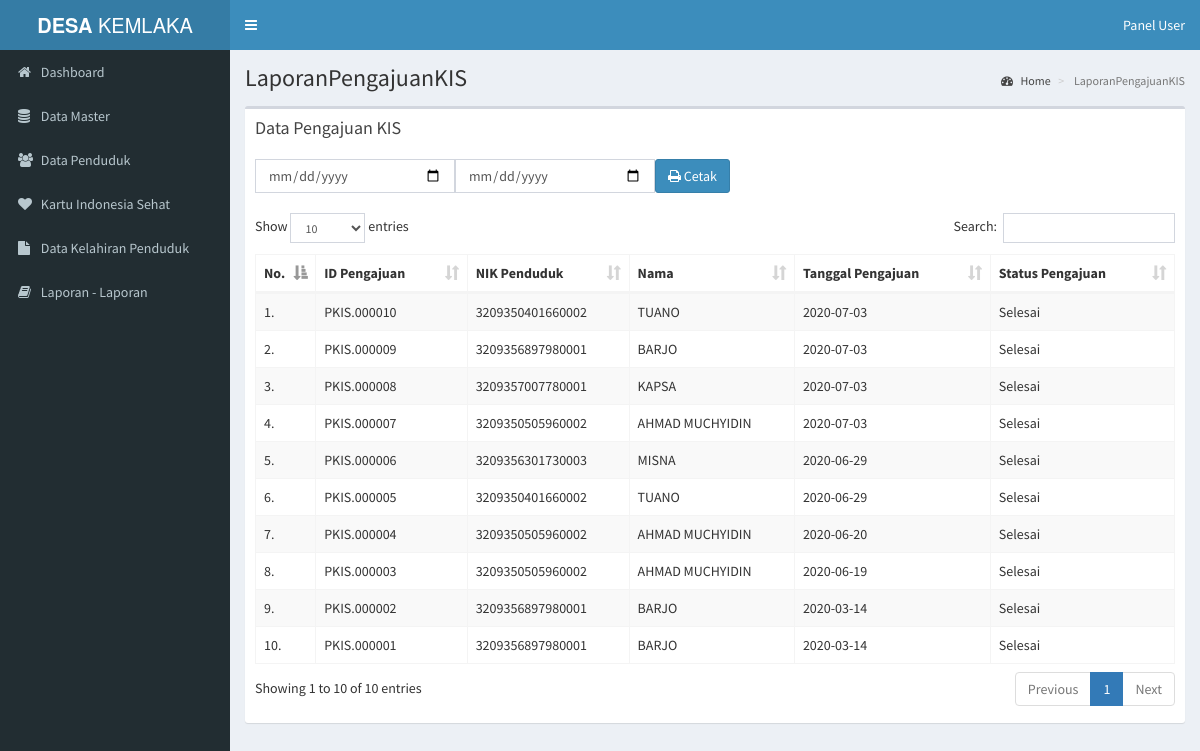
The app's page /pages/media.php?module=LaporanPengajuanKIS (signed in) with its own data.
### tables this page shows
CREATE TABLE `pengajuan_kis` (
  `id_pengajuan` varchar(11) NOT NULL,
  `id_penduduk` varchar(11) NOT NULL,
  `askes` varchar(30) NOT NULL,
  `tgl_pengajuan` date NOT NULL,
  `tgl_konfirmasi` date DEFAULT NULL,
  `status` varchar(30) NOT NULL,
  `petugas` varchar(11) NOT NULL,
  `validator` varchar(11) DEFAULT NULL,
  `file_kk` varchar(255) DEFAULT NULL,
  `file_pbb` varchar(255) DEFAULT NULL,
  `file_ktp` varchar(255) DEFAULT NULL,
  `file_listrik` varchar(255) DEFAULT NULL
);

CREATE TABLE `penduduk` (
  `id_penduduk` varchar(11) NOT NULL,
  `nik` varchar(16) NOT NULL,
  `no_kk` varchar(16) DEFAULT NULL,
  `nama` varchar(50) NOT NULL,
  `tgl_lahir` date NOT NULL,
  `tmp_lahir` varchar(30) NOT NULL,
  `jenis_kelamin` varchar(20) NOT NULL,
  `gol_darah` varchar(2) DEFAULT NULL,
  `id_agama` varchar(11) NOT NULL,
  `id_pekerjaan` varchar(11) NOT NULL,
  `id_pendidikan` varchar(11) NOT NULL,
  `id_rt` varchar(11) NOT NULL,
  `status_nikah` varchar(20) NOT NULL,
  `status_tinggal` varchar(20) NOT NULL,
  `status_penduduk` varchar(15) NOT NULL
);

### pages/modul/mod_laporan/lap_kis.php (the view, shortened to what this page needs)
<?php
 if (empty($_SESSION['username']) AND empty($_SESSION['passuser'])){
  echo "<link href='style.css' rel='stylesheet' type='text/css'>
 <center>Untuk mengakses modul, Anda harus login <br>";
  echo "<a href=../../index.php><b>LOGIN</b></a></center>";
}
else{
switch($_GET[act]){
  default:
echo "
<div class='box'>
<div class='box-header'>
  <h3 class='box-title'>Data Pengajuan KIS</h3> <br> <br>
  <form class='form-horizontal' action='modul/mod_laporan/cetaklap_kis.php' target='_blank' method='post'>
  <fieldset>
    <div class='control-group'>
      <div class='controls'>
        <div class='input-prepend input-group'>
          <input type='date' style='width: 200px' name='dari'  class='form-control' title='Dari tanggal' required/>
          <input type='date' style='width: 200px' name='sampai'  class='form-control' title='Sampai tanggal' required/>
          <button class='btn btn-primary' type='submit'><i class='fa fa-print'></i> Cetak</button>
        </div>
      </div>
    </div>
  </fieldset>
</form>
</div>
<div class='box-body'>
  <table id='example1' class='table table-bordered table-striped'>
    <thead>
    <tr>
      <th>No.</th>
      <th>ID Pengajuan</th>
      <th>NIK Penduduk</th>
      <th>Nama</th>
      <th>Tanggal Pengajuan</th>
      <th>Status Pengajuan</th>
    </tr>
    </thead>
    <tbody>";
    if ($_SESSION['leveluser']!='penduduk'){
    $tampil = mysql_query("SELECT * FROM `pengajuan_kis`
                          INNER JOIN `penduduk` ON `pengajuan_kis`.`id_penduduk` = `penduduk`.`id_penduduk`
                          WHERE status='Selesai' ORDER BY id_pengajuan DESC");
    }
    elseif ($_SESSION['leveluser']=='penduduk'){
      $tampil = mysql_query("SELECT * FROM `pengajuan_kis`
                          INNER JOIN `penduduk` ON `pengajuan_kis`.`id_penduduk` = `penduduk`.`id_penduduk`
                          WHERE status='Selesai' AND penduduk.id_penduduk='$_SESSION[id_penduduk]' ORDER BY id_pengajuan DESC");
    }
    $no = 1;
    while($r=mysql_fetch_array($tampil)){
    echo"
    <tr>
      <td width='5%'>$no.</td>
      <td>$r[id_pengajuan]</td>
      <td>$r[nik]</td>
      <td>$r[nama]</td>
      <td>$r[tgl_pengajuan]</td>
      <td>$r[status]</td>
    </tr>";
    $no++;
    }
    echo"
    </tbody>
  </table>
</div>
</div>
";
}
}
?>

### records on screen
pengajuan_kis: id_pengajuan "PKIS.000010", id_penduduk.nik "3209350401660002", id_penduduk.nama "TUANO", tgl_pengajuan "2020-07-03", status "Selesai"
pengajuan_kis: id_pengajuan "PKIS.000009", id_penduduk.nik "3209356897980001", id_penduduk.nama "BARJO", tgl_pengajuan "2020-07-03", status "Selesai"
pengajuan_kis: id_pengajuan "PKIS.000008", id_penduduk.nik "3209357007780001", id_penduduk.nama "KAPSA", tgl_pengajuan "2020-07-03", status "Selesai"
pengajuan_kis: id_pengajuan "PKIS.000007", id_penduduk.nik "3209350505960002", id_penduduk.nama "AHMAD MUCHYIDIN", tgl_pengajuan "2020-07-03", status "Selesai"
pengajuan_kis: id_pengajuan "PKIS.000006", id_penduduk.nik "3209356301730003", id_penduduk.nama "MISNA", tgl_pengajuan "2020-06-29", status "Selesai"
pengajuan_kis: id_pengajuan "PKIS.000005", id_penduduk.nik "3209350401660002", id_penduduk.nama "TUANO", tgl_pengajuan "2020-06-29", status "Selesai"
pengajuan_kis: id_pengajuan "PKIS.000004", id_penduduk.nik "3209350505960002", id_penduduk.nama "AHMAD MUCHYIDIN", tgl_pengajuan "2020-06-20", status "Selesai"
pengajuan_kis: id_pengajuan "PKIS.000003", id_penduduk.nik "3209350505960002", id_penduduk.nama "AHMAD MUCHYIDIN", tgl_pengajuan "2020-06-19", status "Selesai"
pengajuan_kis: id_pengajuan "PKIS.000002", id_penduduk.nik "3209356897980001", id_penduduk.nama "BARJO", tgl_pengajuan "2020-03-14", status "Selesai"
pengajuan_kis: id_pengajuan "PKIS.000001", id_penduduk.nik "3209356897980001", id_penduduk.nama "BARJO", tgl_pengajuan "2020-03-14", status "Selesai"

### other values on screen
$_GET[module] "LaporanPengajuanKIS"
